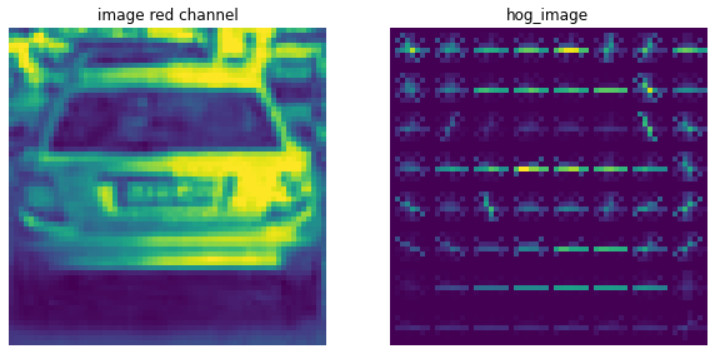
#> input picture Images/hog_image.png, 712 x 354 px
$ python -i binarization.py   (imports and definitions only)
#> lines starting #> are read from the running program, lines starting #| are printed output that depends on the picture; after the words box and inside, x2 and y2 are one past the last pixel; in counts of white or black regions, pixels touching at a corner belong together
#> further down, picture is the input picture: shape (354, 712, 3); mean B, G, R 132.5, 102.1, 109.1
import numpy as np
import matplotlib.pyplot as plt
import cv2 as cv


def S_thresholder(S, thresh=(0, 255)):

    S_threshold = S * 0
    S_threshold[(S >= thresh[0]) & (S <= thresh[1])] = 1

    return S_threshold


def abs_sobel_thresh(img, orient='x', sobel_kernel=3, thresh=(0, 255)):
    if orient == "x":
        sobel = cv.Sobel(img, cv.CV_64F, 1, 0, ksize=sobel_kernel)
    elif orient == "y":
        sobel = cv.Sobel(img, cv.CV_64F, 0, 1, ksize=sobel_kernel)

    abs_sobel = np.abs(sobel)

    scaled_sobel = np.uint8(255 * abs_sobel / np.max(abs_sobel))

    sbinary = scaled_sobel * 0
    sbinary[(scaled_sobel >= thresh[0]) & (scaled_sobel < thresh[1])] = 1

    return sbinary


# bad one
def binarization_choice1(img):
    S = cv.cvtColor(img, cv.COLOR_BGR2HLS)[:, :, 2]

    sthresh = S_thresholder(S, (90, 255)) * 255
    canny = cv.Canny(cv.GaussianBlur(S, (5, 5), 0), 50, 170)

    binary_sobx_Sthreshs = S * 0
    binary_sobx_Sthreshs[(sthresh == 255) | (canny == 255)] = 255

    return binary_sobx_Sthreshs


def BGR_equlization(frame, B=255, G=255, R=255):
    B_eq = np.uint8(cv.equalizeHist(frame[:, :, 0]) * (B / 255))
    G_eq = np.uint8(cv.equalizeHist(frame[:, :, 1]) * (G / 255))
    R_eq = np.uint8(cv.equalizeHist(frame[:, :, 2]) * (R / 255))

    return cv.merge((B_eq, G_eq, R_eq))


def HLS_equlization(frame, H=255, L=255, S=255):
#> called with H = 100, L = 50, S = 255
    frame = cv.cvtColor(frame, cv.COLOR_BGR2HLS)
#> frame: shape (354, 712, 3); mean of channels 0, 1, 2 95.1, 110.4, 145
    H_eq = np.uint8(cv.equalizeHist(frame[:, :, 0]) * (H / 255))
    L_eq = np.uint8(cv.equalizeHist(frame[:, :, 1]) * (L / 255))
    S_eq = np.uint8(cv.equalizeHist(frame[:, :, 2]) * (S / 255))
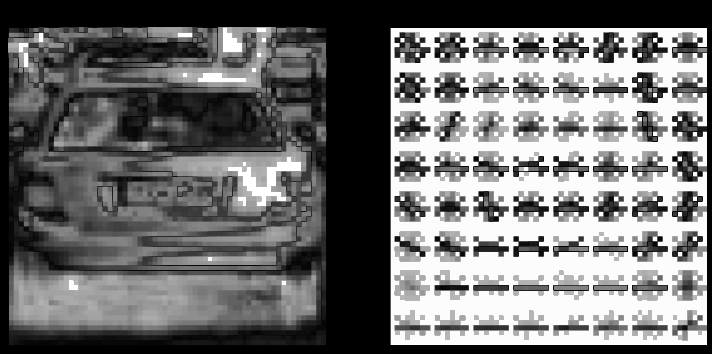
#> S_eq: shape (354, 712); min 0, max 255, mean 111.1

    return cv.cvtColor(cv.merge((H_eq, L_eq, S_eq)), cv.COLOR_HLS2BGR)
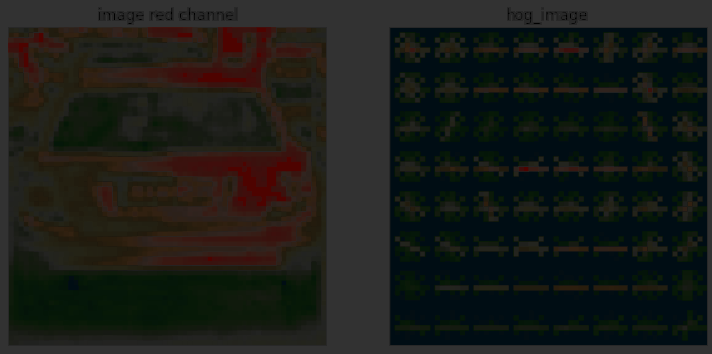
#> returned value: shape (354, 712, 3); mean B, G, R 24.3, 28.5, 26.5


# current
def binarization_choice2(frame):
    frame_equlized_HLS = HLS_equlization(frame, 100, 50, 255)

    S = cv.cvtColor(frame_equlized_HLS, cv.COLOR_BGR2HLS)[:, :, 2]

    sthresh = S_thresholder(S, (140, 230)) * 255
#> in S_thresholder, `S_threshold = S * 0`: S_threshold: shape (354, 712); every value is 0
#> in S_thresholder, `S_threshold[(S >= thresh[0]) & (S <= thresh[1])] = 1`:
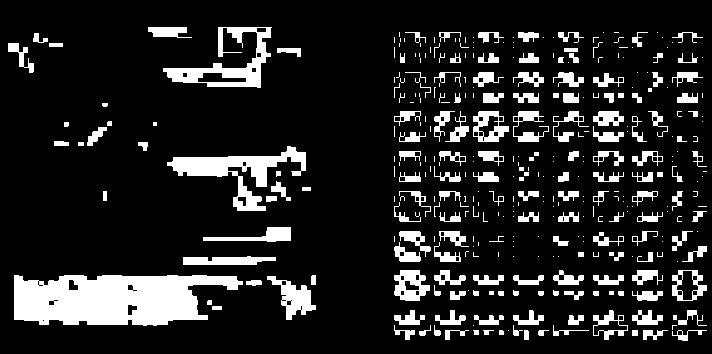
#> S_threshold: shape (354, 712); values 0 (black) and 1 (white), 14.4% white; 358 white regions (187 under 20 px), largest, box (x1, y1, x2, y2) and area: (14, 275, 243, 326) 8710, (167, 146, 306, 211) 2818, (163, 27, 272, 88) 2194

    gray = cv.cvtColor(frame, cv.COLOR_BGR2GRAY)

    canny = cv.Canny(gray, 40, 80)
#> canny: shape (354, 712); 9.8% white in thin lines or dots

    gaussian = cv.GaussianBlur(gray, (9, 9), 0)
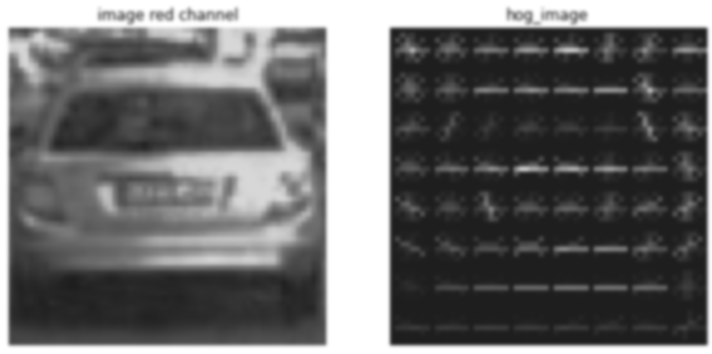
#> gaussian: shape (354, 712); min 30, max 255, mean 107.5
    sobelx = abs_sobel_thresh(gaussian, "x", 3, (40, 220)) * 255
#> in abs_sobel_thresh, `sobel = cv.Sobel(img, cv.CV_64F, 1, 0, ksize=sobel_kernel)`:
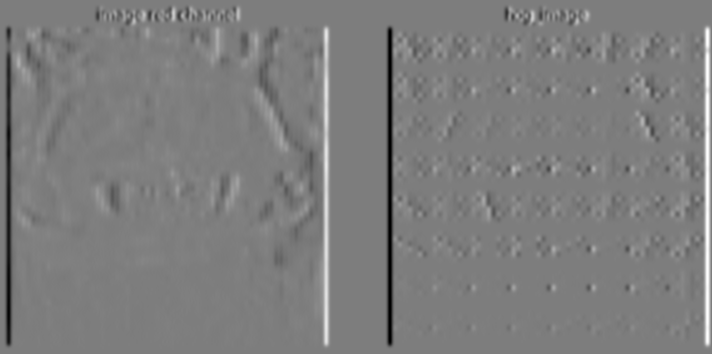
#> sobel: shape (354, 712) float64; min -380, max 390, mean -0.1; drawn with min black and max white
#> in abs_sobel_thresh, `sbinary[(scaled_sobel >= thresh[0]) & (scaled_sobel < thresh[1])] = 1`: sbinary: shape (354, 712); values 0 (black) and 1 (white), 5.3% white; 295 white regions (198 under 20 px), largest, box (x1, y1, x2, y2) and area: (321, 26, 330, 347) 2191, (5, 26, 13, 347) 2042, (704, 26, 711, 347) 1771

    sobelx[canny == 255] = 0
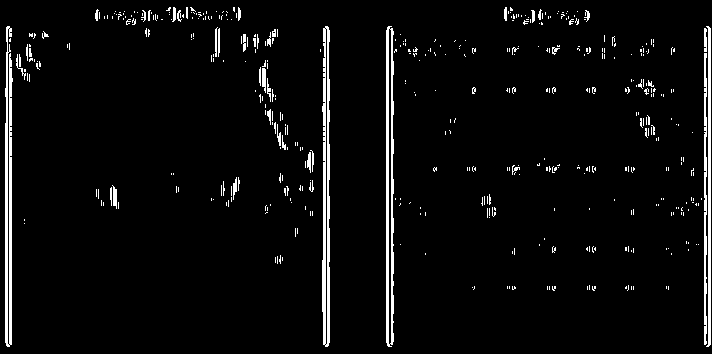
#> sobelx: shape (354, 712); 4.2% white; 462 white regions (417 under 20 px), largest, box (x1, y1, x2, y2) and area: (322, 26, 330, 347) 1839, (5, 26, 13, 347) 1762, (386, 26, 394, 347) 1735
    sobelx = cv.dilate(sobelx, (15, 15))
#> sobelx: shape (354, 712); 4.6% white; 357 white regions (285 under 20 px), largest, box (x1, y1, x2, y2) and area: (322, 26, 330, 348) 1879, (5, 26, 13, 348) 1805, (704, 26, 711, 348) 1772

    binary = S * 0
    binary[(sthresh == 255) | (sobelx == 255)] = 255
#> binary: shape (354, 712); 18.8% white; 594 white regions (382 under 20 px), largest, box (x1, y1, x2, y2) and area: (14, 275, 243, 326) 8710, (386, 26, 430, 348) 3141, (167, 135, 306, 215) 2933

    closing = cv.morphologyEx(binary, cv.MORPH_CLOSE, np.ones((7, 7)))
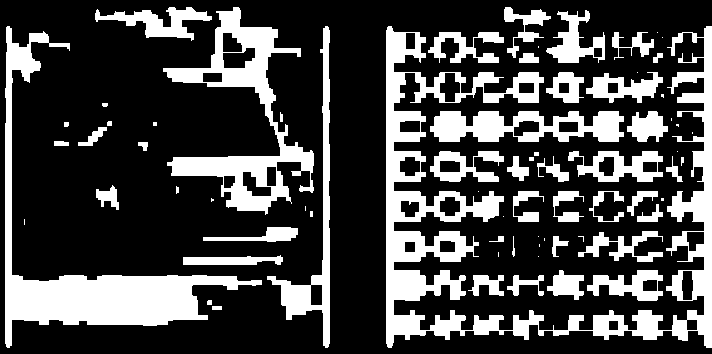
#> closing: shape (354, 712); 27.6% white; 72 white regions (23 under 20 px), largest, box (x1, y1, x2, y2) and area: (386, 26, 712, 348) 21986, (5, 26, 262, 348) 12268, (163, 7, 314, 215) 8480

    return closing

>>> import cv2
>>> picture = cv2.imread('Images/hog_image.png')
>>> result = binarization_choice2(picture)

$ run again, on Images/image_windows.png
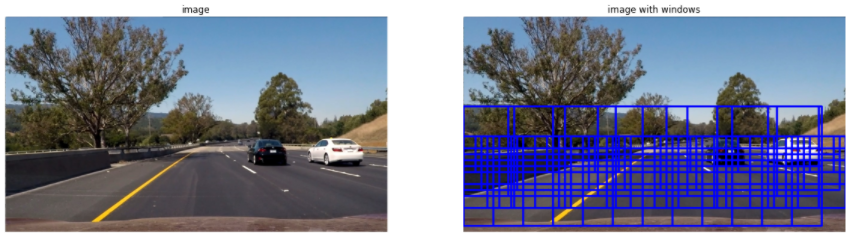
#> input picture Images/image_windows.png, 850 x 237 px
#> picture is the input picture: shape (237, 850, 3); mean B, G, R 148.5, 123.6, 118.5
#> frame: shape (237, 850, 3); mean of channels 0, 1, 2 68.9, 133.2, 63.1
#> in S_thresholder, `S_threshold[(S >= thresh[0]) & (S <= thresh[1])] = 1`:
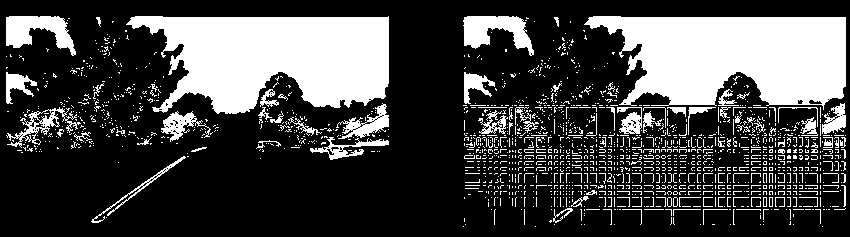
#> S_threshold: shape (237, 850); values 0 (black) and 1 (white), 27.1% white; 1707 white regions (1604 under 20 px), largest, box (x1, y1, x2, y2) and area: (126, 16, 389, 114) 18239, (584, 16, 846, 110) 17770, (463, 16, 534, 56) 1517
#> canny: shape (237, 850); 17% white in thin lines or dots
#> sbinary: shape (237, 850); values 0 (black) and 1 (white), 7.3% white; 395 white regions (255 under 20 px), largest, box (x1, y1, x2, y2) and area: (829, 15, 849, 233) 1353, (371, 15, 391, 233) 1350, (2, 16, 10, 233) 1301
#> binary: shape (237, 850); 32.2% white; 1605 white regions (1460 under 20 px), largest, box (x1, y1, x2, y2) and area: (126, 13, 391, 234) 22443, (584, 14, 849, 234) 21897, (2, 16, 81, 234) 4029
#> in binarization_choice2, `closing = cv.morphologyEx(binary, cv.MORPH_CLOSE, np.ones((7, 7)))`:
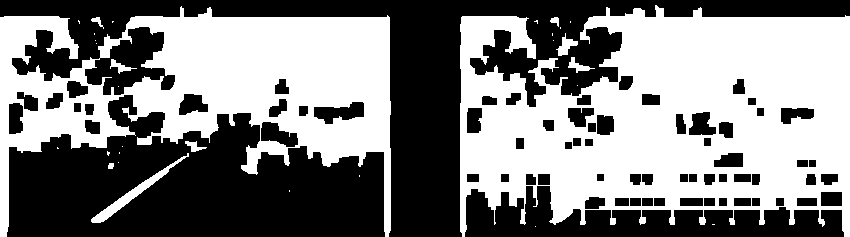
#> closing: shape (237, 850); 51% white; 69 black regions, largest, box (x1, y1, x2, y2) and area: (0, 0, 850, 237) 42260, (7, 95, 385, 237) 35108, (465, 186, 844, 237) 10560
